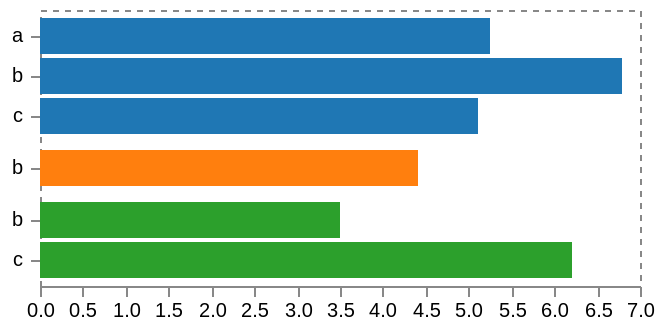

The specification (Vega-Lite) saved for this image:
### Vega specification from a JSON file in a GitHub repository (floating-point values rounded to 4 significant figures)
{"schema": {"language": "vega", "version": "3.0"}, "width": 300, "padding": 5, "autosize": "pad", "encode": {"enter": {"fill": {"value": "transparent"}, "strokeWidth": {"value": 1}, "stroke": {"value": "#888"}}, "update": {"strokeDash": {"value": [3, 3]}}, "hover": {"strokeDash": {"value": []}}}, "signals": [{"name": "rangeStep", "value": 20, "bind": {"type": "range", "min": 5, "max": 50, "step": 1}}, {"name": "innerPadding", "value": 0.1, "bind": {"type": "range", "min": 0, "max": 1}}, {"name": "outerPadding", "value": 0.2, "bind": {"type": "range", "min": 0, "max": 1}}, {"name": "height", "update": "trellisExtent[1]"}], "data": [{"name": "tuples", "values": [{"a": 0, "b": "a", "c": 6.3}, {"a": 0, "b": "a", "c": 4.2}, {"a": 0, "b": "b", "c": 6.8}, {"a": 0, "b": "c", "c": 5.1}, {"a": 1, "b": "b", "c": 4.4}, {"a": 2, "b": "b", "c": 3.5}, {"a": 2, "b": "c", "c": 6.2}], "transform": [{"type": "aggregate", "groupby": ["a", "b"], "fields": ["c"], "ops": ["average"], "as": ["c"]}]}, {"name": "trellis", "source": "tuples", "transform": [{"type": "aggregate", "groupby": ["a"]}, {"type": "formula", "as": "span", "expr": "rangeStep * bandspace(datum.count, innerPadding, outerPadding)"}, {"type": "stack", "field": "span"}, {"type": "extent", "field": "y1", "signal": "trellisExtent"}]}], "scales": [{"name": "xscale", "domain": {"data": "tuples", "field": "c"}, "nice": true, "zero": true, "round": true, "range": "width"}, {"name": "color", "type": "ordinal", "scheme": "category10", "domain": {"data": "trellis", "field": "a"}}], "axes": [{"orient": "bottom", "scale": "xscale", "domain": true}], "marks": [{"type": "group", "from": {"data": "trellis", "facet": {"name": "faceted_tuples", "data": "tuples", "groupby": "a"}}, "encode": {"enter": {"x": {"value": 0}, "width": {"signal": "width"}}, "update": {"y": {"field": "y0"}, "y2": {"field": "y1"}}}, "scales": [{"name": "yscale", "type": "band", "paddingInner": {"signal": "innerPadding"}, "paddingOuter": {"signal": "outerPadding"}, "round": true, "domain": {"data": "faceted_tuples", "field": "b"}, "rangeStep": {"signal": "rangeStep"}}], "axes": [{"orient": "left", "scale": "yscale", "tick": false, "domain": false, "labelPadding": 4}], "marks": [{"type": "rect", "from": {"data": "faceted_tuples"}, "encode": {"enter": {"x": {"value": 0}, "x2": {"scale": "xscale", "field": "c"}, "fill": {"scale": "color", "field": "a"}, "strokeWidth": {"value": 2}}, "update": {"y": {"scale": "yscale", "field": "b"}, "height": {"scale": "yscale", "band": 1}, "stroke": {"value": null}, "zindex": {"value": 0}}, "hover": {"stroke": {"value": "firebrick"}, "zindex": {"value": 1}}}}]}]}
